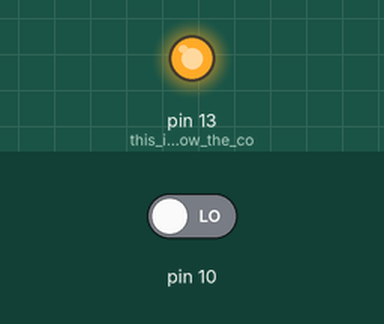
Bench run of a sketch on a simulated Arduino Uno, built with avr-gcc and run on an emulated ATmega328P. On the bench: output pins drawn as LEDs (lit = HIGH). Inputs (shaded band) come from the test bench; at power-on: pin 10 LOW. Pins used as bus, display or sensor lines are not drawn; what the sketch prints to the serial monitor is not drawn.

Above: at 0.2 s.
At 20.0 s:
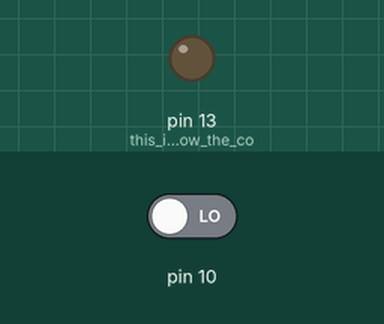
Timing chart, 0 to 21.5 s (numbered marks = the images above):
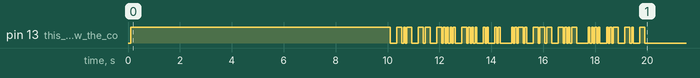

The sketch:

foxhunt2.ino
```cpp
/*

Radio Fox Tranmitter

by Nathanael Wilson


This transmits a long tone, followed by a call in morse code.

It then waits an ammount of time then transmits it again.

This transmits by connecting to a radio's ptt and mic input.


*/

#define tonehz 600 //the aproxamite frequency of the tones in hz, in reality it will be a tad lower, and includes lots of harmonics.

#define dit 64 //the length of the dit in milliseconds. The dah and pauses are derived from this.

#define rest 60000 //the ammount of time between transmits in milliseconds

#define longlength 10000 //length of long tone in milliseconds

#define tx 11 //the pin of the board then keys the radio

#define audio 12 //the pin of the board then outputs the audio


//Do not change this array, or your morse code may not be converted properly.
String morseTable[] = {"0","12","2111","2121","211","1","1121","221","1111","11","1222","212","1211","22","21","222","1221","2212","121","111","2","112","1112","122","2112","2122","2211","22222","12222","11222","11122","11112","11111","21111","22111","22211","22221"};


String Text = "KM6BII Fox Hunt"; //This is what will be transmitted
String easterEgg = "KM6BII Foxhunt Test"; //This will be transmitted instead if pin 10 is held high at reset.

bool egg = 0;

int TextChars = 15;
int CodeChars;

int note = 1000000 / tonehz; //converts the frequency into period
int duration;


void playtone(int note_duration){

  long elapsed_time = 0;
  long startTime=millis();
  if (note_duration > 0){

    digitalWrite(13, HIGH); //See when it is making a tone on the led

    while (elapsed_time < note_duration){

      digitalWrite(audio, HIGH);

      delayMicroseconds(note / 2);

      digitalWrite(audio, LOW);

      delayMicroseconds(note / 2);

      elapsed_time = millis()-startTime;
    }

    digitalWrite(13, LOW);

  }

  else{ //if it's a pause this will run

    delay(dit * 2);

  }
}

void playcode(String input){

  for (int i=0; i < input.length(); i++){
    Serial.print(input[i]);
    if (input[i] == '0'){ //See if it's a pause

      duration = 0;
    }

    else if (input[i] == '1'){ //See if it's a dit

      duration = dit;
    }

    else if (input[i] == '2'){ //See if it's a dah

      duration = dit * 3;
    }

    playtone(duration);

    delay(dit); //makes a pause between sounds, otherwise each letter would be continuous.
  }
  Serial.println();
}
String formMorse(String input){

    input.toUpperCase();

    String output = "";

    for(int i=0; i < input.length() ;i++){

        if (input[i] >= 65 && input[i] <= 90)

            output = output + morseTable[input[i]-64] + '0';

        else if (input[i] >= 48 && input[i] <= 57)

            output = output + morseTable[input[i]-21] + '0';

        else if (input[i] == 32)

            output = output + morseTable[0];

    }
    return output;

}


String EEgg = formMorse(easterEgg);
String code = formMorse(Text);

void setup(){ //set the pins to output mode

  pinMode(tx, OUTPUT);

  pinMode(10, INPUT);

  pinMode(audio, OUTPUT);

  pinMode(13, OUTPUT); //this is to see how the code looks with an led

  egg = digitalRead(10);

  Serial.begin(9600);
  Serial.println(egg);
  Serial.println(Text);
  Serial.println(code);
  Serial.println(easterEgg);
  Serial.println(EEgg);

}


void loop(){

  digitalWrite(tx, HIGH); //starts the radio transmitting

  playtone(longlength);

  delay(250);

  if (egg){
    //Serial.println(EEgg);
    playcode(EEgg);
  }
  else{
    //Serial.println(code);
    playcode(code);
  }

  digitalWrite(tx, LOW); //Stops the radio's transmission

  delay(rest);

}
```
